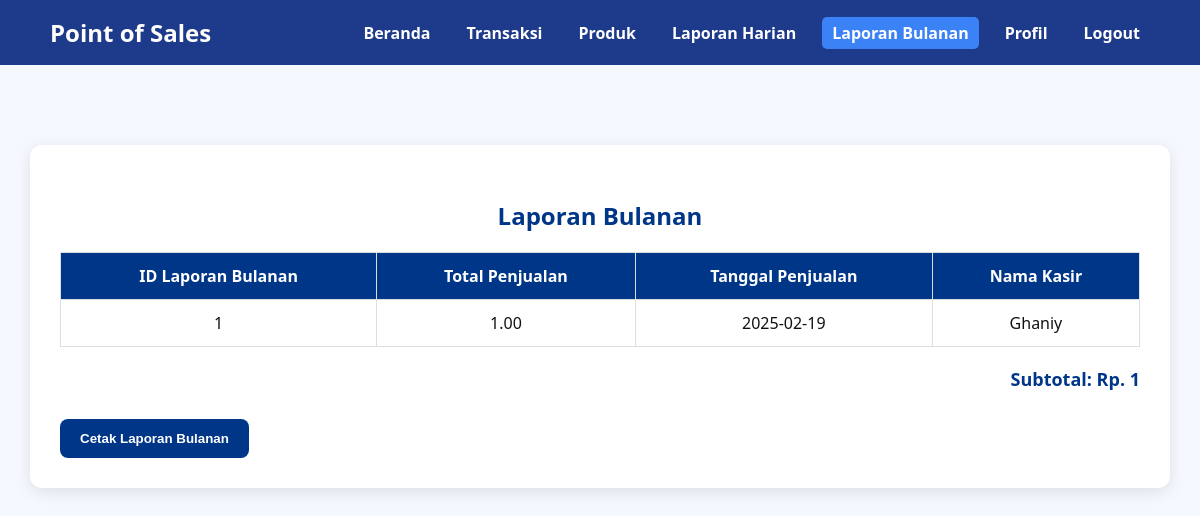
Page /laporan_bulanan.php on the committed database.
### tables this page shows
CREATE TABLE `laporan_bulanan` (
  `id_laporan_bulanan` int(50) NOT NULL,
  `total_penjualan` decimal(10,2) NOT NULL,
  `bulan_penjualan` date NOT NULL,
  `nama_kasir` varchar(255) NOT NULL,
  `id_user` int(50) NOT NULL
);

### laporan_bulanan.php (the view, shortened to what this page needs)
<?php
include 'koneksi.php';
$laporan = "SELECT * FROM laporan_bulanan";
$perintahlaporan = mysqli_query($koneksi, $laporan);
?>
<!DOCTYPE html>
<html lang="en">
<head>
    <link rel="stylesheet" href="css/navbar.css">
    <link rel="stylesheet" href="css/laporan.css">
</head>
<body>
<div class="navbar">
  <div class="nav-container">
    <div class="brand">Point of Sales</div>
    <div class="nav-links">
      <a href="home.php" >Beranda</a>
      <a href="transaksi.php">Transaksi</a>
      <a href="produk.php">Produk</a>
      <a href="laporan_harian.php">Laporan Harian</a>
      <a href="laporan_bulanan.php" class="active">Laporan Bulanan</a>
      <a href="companyprofile.php">Profil</a>
      <a href="logout.php">Logout</a>
    </div>
  </div>
</div>
    <div class="laporanharian">
        <h3 class="judulbulan">Laporan Bulanan</h3>
        <table border="1">
            <thead>
                <tr>
                    <th>ID Laporan Bulanan</th>
                    <th>Total Penjualan</th>
                    <th>Tanggal Penjualan</th>
                    <th>Nama Kasir</th>
                </tr>
            </thead>
            <tbody>
                <tr>
                    <?php while ($tampilkanlaporan = mysqli_fetch_assoc($perintahlaporan)) { ?>
                        <td><?= $tampilkanlaporan['id_laporan_bulanan']; ?></td>
                        <td><?= $tampilkanlaporan['total_penjualan']; ?></td>
                        <td><?= $tampilkanlaporan['bulan_penjualan']; ?></td>
                        <td><?= $tampilkanlaporan['nama_kasir']; ?></td>
                </tr>
            </tbody>
        <?php } ?>
        </table>
<?php
$subtotal = "SELECT SUM(total_penjualan) AS total FROM laporan_bulanan";
$perintahsub = mysqli_query($koneksi, $subtotal);
$mintasub = mysqli_fetch_assoc($perintahsub);
?>
<p>Subtotal: Rp. <?= number_format($mintasub['total'], 0, 2) ?></p>
        <button onclick='window.location.href="./struklaporanbulanan.php"'>Cetak Laporan Bulanan</button>
    </div>
</body>
</html>

### css/navbar.css (style rules this page uses)
body { margin: 0; font-family: "Segoe UI", sans-serif; background-color: #f0f4ff; color: #111; }
.navbar { background-color: #1e3a8a; color: white; padding: 1rem; }
.nav-container { max-width: 1100px; margin: auto; display: flex; justify-content: space-between; align-items: center; }
.nav-container .brand { font-weight: bold; font-size: 1.5rem; }
.nav-links { display: flex; gap: 1rem; }
.nav-links a { color: white; text-decoration: none; font-weight: bold; padding: 5px 10px; border-radius: 5px; }
.nav-links a:hover, .nav-links .active { background-color: #3b82f6; }

### css/laporan.css (style rules this page uses)
body { font-family: 'Segoe UI', Tahoma, Geneva, Verdana, sans-serif; background-color: #f5f8ff; margin: 0; padding: 0; }
.laporanharian { max-width: 90%; margin: 80px auto; background-color: #ffffff; padding: 30px; border-radius: 12px; box-shadow: 0 4px 16px rgba(0, 0, 0, 0.1); }
.judulharian, .judulbulan { text-align: center; font-size: 24px; color: #003688; margin-bottom: 20px; }
table { width: 100%; border-collapse: collapse; margin-bottom: 20px; }
table th, table td { padding: 12px 16px; border: 1px solid #ddd; text-align: center; font-size: 16px; }
table th { background-color: #003688; color: white; }
button { display: inline-block; padding: 12px 20px; margin-top: 10px; background-color: #003688; color: white; font-weight: bold; border: none; border-radius: 8px; cursor: pointer; transition: 0.3s; }
p { font-size: 18px; font-weight: bold; text-align: right; color: #003688; }

### rows in the picture
laporan_bulanan: id_laporan_bulanan "1", total_penjualan "1.00", bulan_penjualan "2025-02-19", nama_kasir "Ghaniy"

### other values in the picture
$mintasub['total'] "1"
